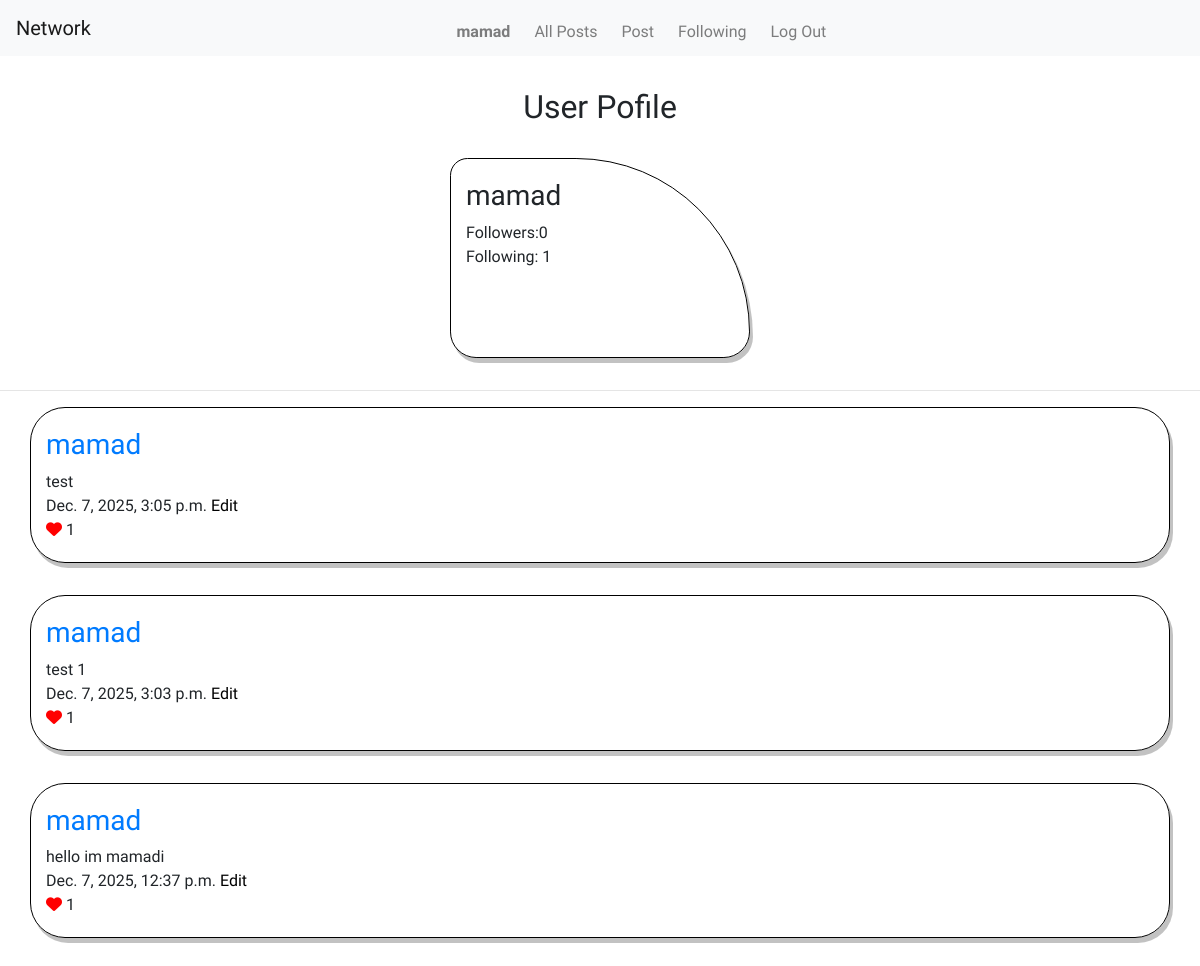
The app's page /user/2 (signed in) with its own data.
### network/models.py (models this page shows, shortened)
class User(AbstractUser):
    pass

class Post(models.Model):
    user = models.ForeignKey("User", on_delete=models.CASCADE, related_name="posts")
    message = models.TextField(max_length=POST_MAX_LENGTH, blank=False)
    likes = models.ManyToManyField("User", blank=True, related_name="likes")
    created_on = models.DateTimeField(auto_now_add=True)
    modified_on = models.DateField(auto_now=True)
    @property
    def like_count(self):
        return self.likes.count()

### network/views.py (the view)
# urls.py: path("user/<str:user_id>", views.get_user, name="get_user"),
def get_user(request, user_id):
    user_profile = User.objects.get(id=user_id)
    followed_user, _ = Following.objects.get_or_create(user=user_profile)
    is_following = request.user in followed_user.followers.all()
    numbers_of_followers = followed_user.followers.count()
    number_of_users_followed = user_profile.following.count()
    post_objects = Post.objects.filter(user=user_profile).order_by("-created_on")
    paginator = Paginator(post_objects, 10)
    page_number = request.GET.get("page", 1)
    posts = paginator.get_page(page_number)
    return render(
        request,
        "network/profile.html",
        {
            "user": user_profile,
            "following": is_following,
            "number_of_followers": numbers_of_followers,
            "number_of_users_followed": number_of_users_followed,
            "posts": posts,
            "num_page_range": range(posts.paginator.num_pages),
            "current_page": page_number,
            "post_max_length": POST_MAX_LENGTH,
        },
    )

### network/templates/network/profile.html (shortened to what this page needs)
{% extends "network/posts_layout.html" %}
{% load static %}
{% block details %}
    <h2 class="title">User Pofile</h2>
    <div class="container" style="width: 300px;height: 200px;border-radius: 20px 200px 30px 30px;">
        <div class="row post-row">
            <h3>{{ user.username }}</h3>
        </div>
        <div class="row post-row">
            Followers: <span id="number_of_followers">{{ number_of_followers }}</span>
        </div>
        <div class="row post-row">
            Following: {{ number_of_users_followed }}
        </div>
    </div>
    <div>
        <hr>
    </div>
{% endblock %}

### network/templates/network/posts_layout.html (shortened to what this page needs)
{% extends "network/layout.html" %}
{% block body %}
{% block details %}
{% endblock details %}
    {% if posts %}
    {% for post in posts %}
        <div class="container" data-post_container_id="{{ post.id }}">
            <div class="row post-row">
                <h3><a href="{% url 'get_user' post.user.id %}">{{ post.user.username }}</a></h3>
            </div>
            <div class="row post-row">
                <div data-message="{{ post.id }}">{{ post.message }}</div>
            </div>
            <div class="row post-row">
                <div>{{ post.created_on }}
                    {% if post.user.id == request.user.id %}
                        <a class="edit_post" id="edit_post_{{ post.id }}" data-editid="{{ post.id }}" href="#edit_post_{{ post.id }}">Edit</a>
                    {% endif %}
                </div>
            </div>
            <div class="row post-row">
                <div style="display: inline;">
                    {% if request.user.is_authenticated %}
                        {% if request.user in post.likes.all %}
                            <i data-id="{{ post.id }}" class="fas fa-heart" style="color: red;"></i>
                        {% else %}
                            <i data-id="{{ post.id }}" class="far fa-heart" style="color: red;"></i>
                        {% endif %}
                    {% else %}
                        <a href="{% url 'login' %}"><i class="far fa-heart" style="color: red;"></i></a>
                    {% endif %}
                    <div class="like-count" data-id="{{ post.id }}" style="display: inline;">{{ post.like_count }}</div>
                </div>
            </div>
        </div>
    {% endfor %}
    {% endif %}
{% endblock body %}

### network/templates/network/layout.html (shortened to what this page needs)
{% load static %}
<!DOCTYPE html>
<html lang="en">
    <head>
        <link rel="stylesheet" href="https://stackpath.bootstrapcdn.com/bootstrap/4.4.1/css/bootstrap.min.css">
        <link href="{% static 'network/styles.css' %}" rel="stylesheet">
    </head>
    <body>
        <nav class="navbar navbar-expand-lg navbar-light bg-light">
            <a class="navbar-brand" href="{% url 'index' %}">Network</a>
            <div class="nav">
              <ul class="navbar-nav mr-auto">
                {% if request.user.is_authenticated %}
                    <li class="nav-item">
                        <a class="nav-link" href="{% url 'get_user' request.user.id %}""><strong>{{ request.user.username }}</strong></a>
                    </li>
                {% endif %}
                <li class="nav-item">
                  <a class="nav-link" href="{% url 'index' %}">All Posts</a>
                </li>
                {% if request.user.is_authenticated %}
                    <li class="nav-item">
                        <a class="nav-link" href="{% url 'post' %}">Post</a>
                    </li>
                    <li class="nav-item">
                        <a class="nav-link" href="{% url 'following' %}">Following</a>
                    </li>
                    <li class="nav-item">
                        <a class="nav-link" href="{% url 'logout' %}">Log Out</a>
                    </li>
                {% endif %}
              </ul>
            </div>
          </nav>
        <div class="body">
            {% block body %}
            {% endblock body %}
        </div>
    </body>
</html>

### network/static/network/styles.css (style rules this page uses)
* { font-family: "Bitcount Prop Single", system-ui; }
body { text-align: center; margin-right: auto; margin-left: auto; }
.nav { text-align: center; margin-right: auto; margin-left: auto; display: flex; height: 2rem; }
.nav-link { color: black; margin-right: 0.5rem; transition: 0.5s ease; }
.title { text-align: center; margin-top: 2rem; margin-bottom: 2rem; }
.post-row { padding-left: 10px; padding-right: 10px; }
.container { box-shadow: 3px 5px #0000003d; border-radius: 35px; border: 1px solid #000; padding: 20px; transition: 0.5s ease; margin-bottom: 2rem; }
.edit_post { color: #000; }

### records on screen
User: user.username "mamad", username "mamad"
Post: user.username "mamad", message "test", created_on "Dec. 7, 2025, 3:05 p.m.", like_count "1"
Post: user.username "mamad", message "test 1", created_on "Dec. 7, 2025, 3:03 p.m.", like_count "1"
Post: user.username "mamad", message "hello im mamadi", created_on "Dec. 7, 2025, 12:37 p.m.", like_count "1"

### other values on screen
{{ number_of_followers }} "0"
{{ number_of_users_followed }} "1"
